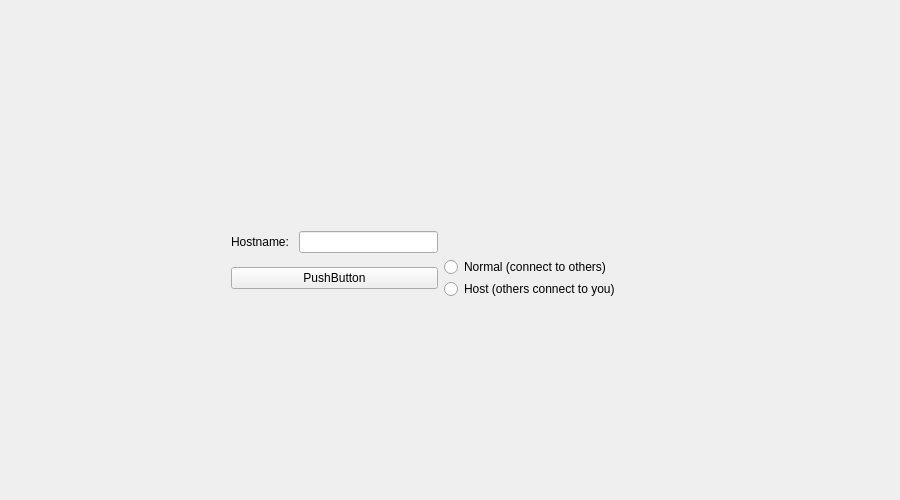
<?xml version="1.0" encoding="UTF-8"?>
<ui version="4.0">
 <class>MainWindowClass</class>
 <widget class="QMainWindow" name="MainWindowClass">
  <property name="geometry">
   <rect>
    <x>0</x>
    <y>0</y>
    <width>900</width>
    <height>500</height>
   </rect>
  </property>
  <property name="windowTitle">
   <string>MainWindow</string>
  </property>
  <widget class="QWidget" name="centralWidget">
   <layout class="QHBoxLayout" name="horizontalLayout">
    <property name="spacing">
     <number>0</number>
    </property>
    <property name="leftMargin">
     <number>0</number>
    </property>
    <property name="topMargin">
     <number>0</number>
    </property>
    <property name="rightMargin">
     <number>0</number>
    </property>
    <property name="bottomMargin">
     <number>0</number>
    </property>
    <item>
     <widget class="QStackedWidget" name="stackedWidget">
      <property name="currentIndex">
       <number>0</number>
      </property>
      <widget class="QWidget" name="DEBUG_ENTRY">
       <widget class="QWidget" name="gridLayoutWidget">
        <property name="geometry">
         <rect>
          <x>220</x>
          <y>220</y>
          <width>411</width>
          <height>88</height>
         </rect>
        </property>
        <layout class="QGridLayout" name="gridLayout">
         <item row="0" column="1">
          <widget class="QLineEdit" name="HostNameText"/>
         </item>
         <item row="0" column="0">
          <widget class="QLabel" name="HostnameLabel">
           <property name="text">
            <string>Hostname: </string>
           </property>
          </widget>
         </item>
         <item row="1" column="0" colspan="2">
          <widget class="QPushButton" name="HostNameEntry">
           <property name="sizePolicy">
            <sizepolicy hsizetype="Preferred" vsizetype="Fixed">
             <horstretch>0</horstretch>
             <verstretch>0</verstretch>
            </sizepolicy>
           </property>
           <property name="text">
            <string>PushButton</string>
           </property>
          </widget>
         </item>
         <item row="1" column="2">
          <layout class="QVBoxLayout" name="verticalLayout">
           <item>
            <widget class="QRadioButton" name="NormalSelection">
             <property name="text">
              <string>Normal (connect to others)</string>
             </property>
            </widget>
           </item>
           <item>
            <widget class="QRadioButton" name="HostSelection">
             <property name="text">
              <string>Host (others connect to you)</string>
             </property>
            </widget>
           </item>
          </layout>
         </item>
        </layout>
       </widget>
      </widget>
      <widget class="QWidget" name="page_2"/>
     </widget>
    </item>
   </layout>
  </widget>
 </widget>
 <layoutdefault spacing="6" margin="11"/>
 <resources>
  <include location="Resource.qrc"/>
 </resources>
 <connections/>
</ui>
